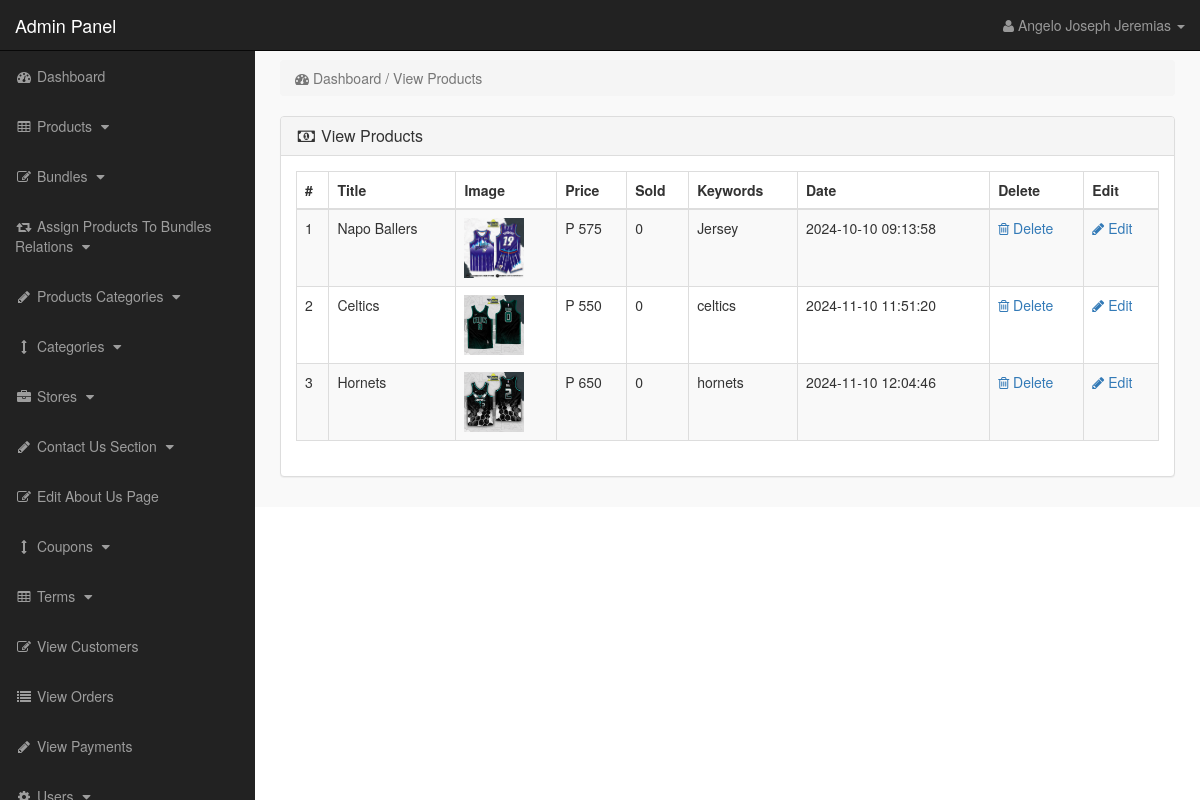
/admin_area/index.php?view_products (signed in), run on the app's committed database.
### tables this page shows
CREATE TABLE `products` (
  `product_id` int(10) NOT NULL,
  `p_cat_id` int(10) NOT NULL,
  `cat_id` int(10) NOT NULL,
  `manufacturer_id` int(10) NOT NULL,
  `date` timestamp NOT NULL DEFAULT current_timestamp() ON UPDATE current_timestamp(),
  `product_title` text NOT NULL,
  `product_url` text NOT NULL,
  `product_img1` text NOT NULL,
  `product_img2` text NOT NULL,
  `product_img3` text NOT NULL,
  `product_price` int(10) NOT NULL,
  `product_psp_price` int(100) NOT NULL,
  `product_desc` text NOT NULL,
  `product_features` text NOT NULL,
  `product_video` text NOT NULL,
  `product_keywords` text NOT NULL,
  `product_label` text NOT NULL,
  `status` varchar(255) NOT NULL,
  `Stock` int(11) NOT NULL
);

### admin_area/view_products.php (the view)
<?php
if(!isset($_SESSION['admin_email'])){
echo "<script>window.open('login.php','_self')</script>";
}
else {
?>
<div class="row">
<div class="col-lg-12" >
<ol class="breadcrumb" >
<li class="active" >
<i class="fa fa-dashboard"></i> Dashboard / View Products
</li>
</ol>
</div>
</div>
<div class="row" >
<div class="col-lg-12" >
<div class="panel panel-default" >
<div class="panel-heading" >
<h3 class="panel-title" >
<i class="fa fa-money fa-fw" ></i> View Products
</h3>
</div>
<div class="panel-body" >
<div class="table-responsive" >
<table class="table table-bordered table-hover table-striped" >
<thead>
<tr>
<th>#</th>
<th>Title</th>
<th>Image</th>
<th>Price</th>
<th>Sold</th>
<th>Keywords</th>
<th>Date</th>
<th>Delete</th>
<th>Edit</th>
</tr>
</thead>
<tbody>
<?php
$i = 0;
$get_pro = "select * from products where status='product'";
$run_pro = mysqli_query($con,$get_pro);
while($row_pro=mysqli_fetch_array($run_pro)){
$pro_id = $row_pro['product_id'];
$pro_title = $row_pro['product_title'];
$pro_image = $row_pro['product_img1'];
$pro_price = $row_pro['product_price'];
$pro_keywords = $row_pro['product_keywords'];
$pro_date = $row_pro['date'];
$i++;
?>
<tr>
<td><?php echo $i; ?></td>
<td><?php echo $pro_title; ?></td>
<td><img src="product_images/<?php echo $pro_image; ?>" width="60" height="60"></td>
<td>P <?php echo $pro_price; ?></td>
<td>
<?php
$get_sold = "select * from pending_orders where product_id='$pro_id'";
$run_sold = mysqli_query($con,$get_sold);
$count = mysqli_num_rows($run_sold);
echo $count;
?>
</td>
<td> <?php echo $pro_keywords; ?> </td>
<td><?php echo $pro_date; ?></td>
<td>
<a href="index.php?delete_product=<?php echo $pro_id; ?>">
<i class="fa fa-trash-o"> </i> Delete
</a>
</td>
<td>
<a href="index.php?edit_product=<?php echo $pro_id; ?>">
<i class="fa fa-pencil"> </i> Edit
</a>
</td>
</tr>
<?php } ?>
</tbody>
</table>
</div>
</div>
</div>
</div>
</div>
<?php } ?>

### admin_area/includes/sidebar.php (shortened to what this page needs)
<?php
if(!isset($_SESSION['admin_email'])){
echo "<script>window.open('login.php','_self')</script>";
}
else {
?>
<nav class="navbar navbar-inverse navbar-fixed-top" >
<div class="navbar-header" >
<a class="navbar-brand" href="index.php?dashboard" >Admin Panel</a>
</div>
<ul class="nav navbar-right top-nav" >
<li class="dropdown" >
<a href="#" class="dropdown-toggle" data-toggle="dropdown" >
<i class="fa fa-user" ></i>
<?php echo $admin_name; ?> <b class="caret" ></b>
</a>
</li>
</ul>
<div class="collapse navbar-collapse navbar-ex1-collapse">
<ul class="nav navbar-nav side-nav">
<li>
<a href="index.php?dashboard">
<i class="fa fa-fw fa-dashboard"></i> Dashboard
</a>
</li>
<li>
<a href="#" data-toggle="collapse" data-target="#products">
<i class="fa fa-fw fa-table"></i> Products
<i class="fa fa-fw fa-caret-down"></i>
</a>
</li>
<li>
<a href="#" data-toggle="collapse" data-target="#bundles">
<i class="fa fa-fw fa-edit"></i> Bundles
<i class="fa fa-fw fa-caret-down"></i>
</a>
</li>
<li>
<a href="#" data-toggle="collapse" data-target="#relations">
<i class="fa fa-fw fa-retweet"></i> Assign Products To Bundles Relations
<i class="fa fa-fw fa-caret-down"></i>
</a>
</li>
<li>
<a href="#" data-toggle="collapse" data-target="#p_cat">
<i class="fa fa-fw fa-pencil"></i> Products Categories
<i class="fa fa-fw fa-caret-down"></i>
</a>
</li>
<li>
<a href="#" data-toggle="collapse" data-target="#cat">
<i class="fa fa-fw fa-arrows-v"></i> Categories
<i class="fa fa-fw fa-caret-down"></i>
</a>
</li>
<li>
<a href="#" data-toggle="collapse" data-target="#store">
<i class="fa fa-fw fa-briefcase"></i> Stores
<i class="fa fa-fw fa-caret-down"></i>
</a>
</li>
<li>
<a href="#" data-toggle="collapse" data-target="#contact_us">
<i class="fa fa-fw fa-pencil"> </i> Contact Us Section
<i class="fa fa-fw fa-caret-down"></i>
</a>
</li>
<li>
<a href="index.php?edit_about_us">
<i class="fa fa-fw fa-edit"></i> Edit About Us Page
</a>
</li>
<li>
<a href="#" data-toggle="collapse" data-target="#coupons">
<i class="fa fa-fw fa-arrows-v"></i> Coupons
<i class="fa fa-fw fa-caret-down"></i>
</a>
</li>
<li>
<a href="#" data-toggle="collapse" data-target="#terms" >
<i class="fa fa-fw fa-table"></i> Terms
<i class="fa fa-fw fa-caret-down"></i>
</a>
</li>
<li>
<a href="index.php?view_customers">
<i class="fa fa-fw fa-edit"></i> View Customers
</a>
</li>
<li>
<a href="index.php?view_orders">
<i class="fa fa-fw fa-list"></i> View Orders
</a>
</li>
<li>
<a href="index.php?view_payments">
<i class="fa fa-fw fa-pencil"></i> View Payments
</a>
</li>
<li>
<a href="#" data-toggle="collapse" data-target="#users">
<i class="fa fa-fw fa-gear"></i> Users
<i class="fa fa-fw fa-caret-down"></i>
</a>
</li>
</ul>
</div>
</nav>
<?php } ?>

### admin_area/css/style.css (style rules this page uses)
body { margin-top:100px; }
@media (min-width: 768px) { body { margin-top:50px; } }
.top-nav { padding:0 15px; }
.top-nav>li { display:inline-block; float:left; }
.top-nav>li>a { padding-top:15px; padding-bottom:15px; line-height:20px; color:#999; }
@media (min-width: 768px) { .side-nav { position:fixed; top:51px; width:255px; border-radius:0; overflow-y:auto; background-color: #222; bottom:0; overflow-x:hidden; padding-bottom:40px; } }
@media (min-width: 768px) { .side-nav>li>a { width:255px; } }
.panel-body { border-radius:5px; }

### data on the page
products: product_title "Napo Ballers", product_img1 (picture), product_price "575", count "0", product_keywords "Jersey", date "2024-10-10 09:13:58"
products: product_title "Celtics", product_img1 (picture), product_price "550", count "0", product_keywords "celtics", date "2024-11-10 11:51:20"
products: product_title "Hornets", product_img1 (picture), product_price "650", count "0", product_keywords "hornets", date "2024-11-10 12:04:46"

### other printed values
$admin_name "Angelo Joseph Jeremias"
